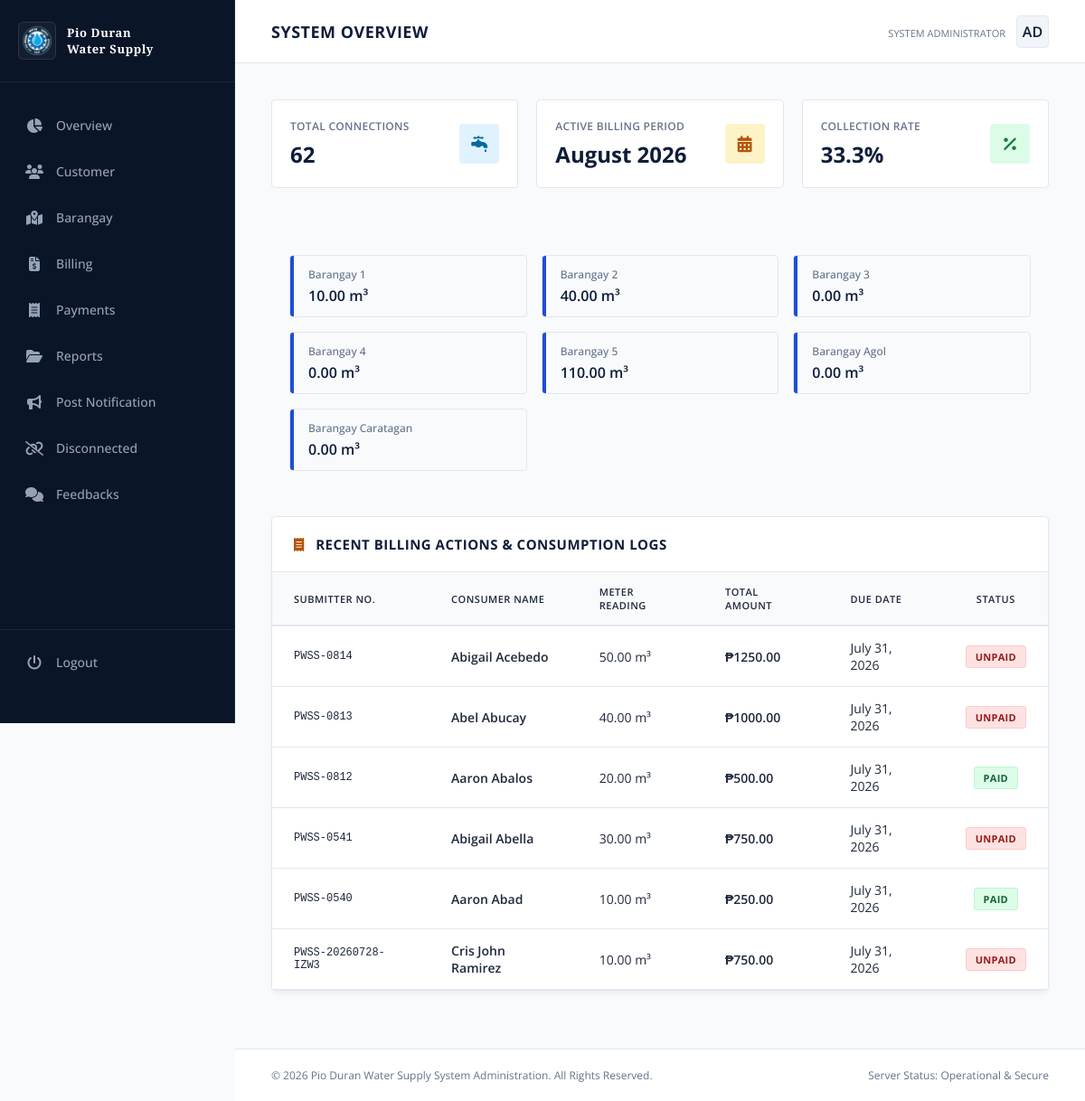
The app's page /pwss/dashboard/ (signed in), older data.
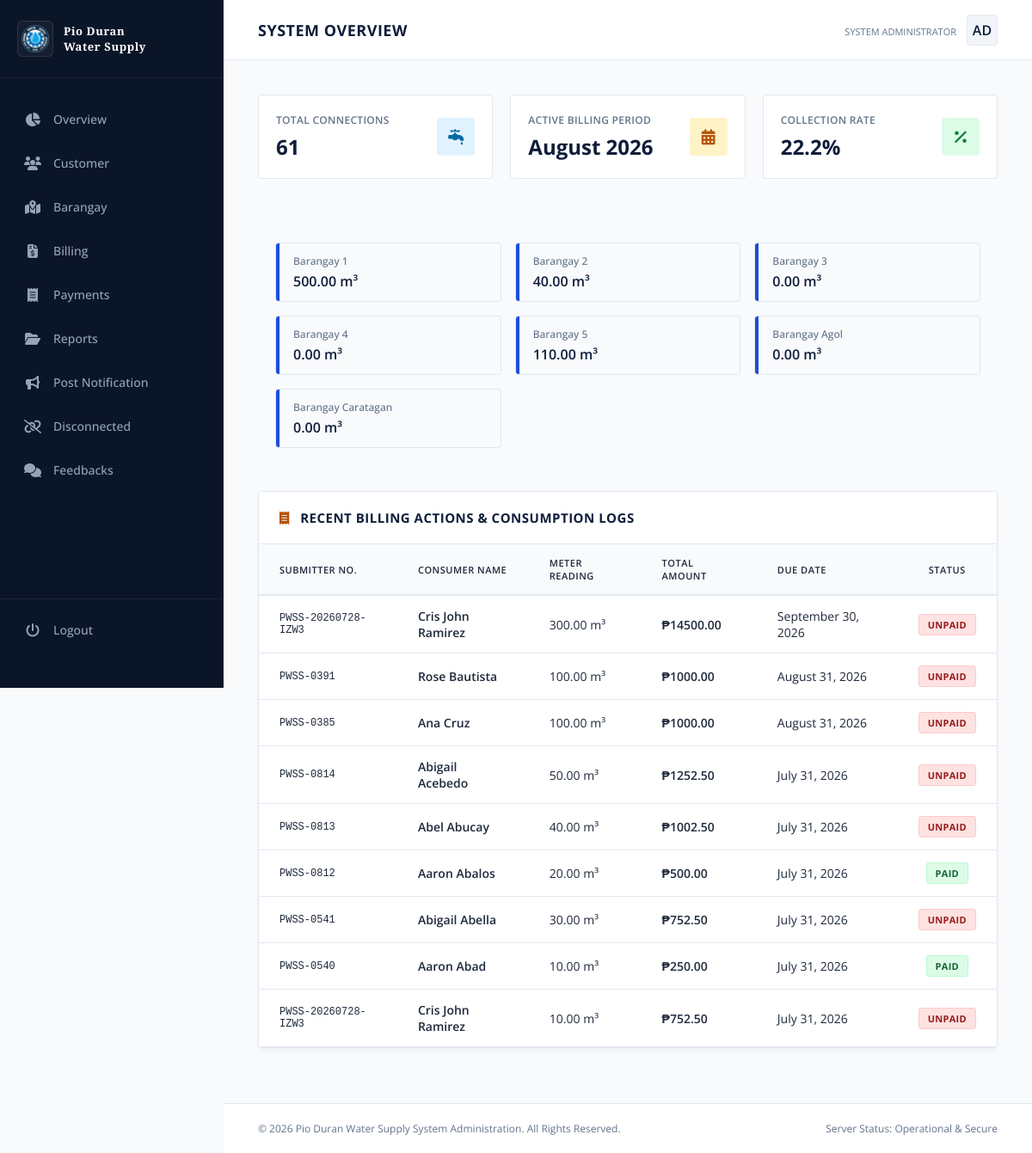
The same page, newer data.
### customer/models.py (models this page shows, shortened)
class Barangay(models.Model):
    barangay_name = models.CharField(max_length=100, unique=True)
    municipality = models.CharField(max_length=100)
    province = models.CharField(max_length=100)
    class Meta:
        ordering = ["barangay_name"]
        verbose_name_plural = "Barangays"

class Customer(models.Model):
    STATUS_CHOICES = (
        ("new", "New Applicant"),
        ("old", "Old Customer"),
    )
    user = models.OneToOneField(
        User,
        on_delete=models.CASCADE,
        related_name="customer_profile"
    )
    firstname = models.CharField(max_length=200)
    lastname = models.CharField(max_length=200)
    middlename = models.CharField(max_length=200)
    submitter_no = models.CharField(
        max_length=250,
        unique=True,
        blank=True,
        null=True
    )
    address = models.CharField(max_length=250)
    barangay = models.ForeignKey(
        Barangay,
        on_delete=models.PROTECT,
        related_name="customers"
    )
    status = models.CharField(
        max_length=20,
        choices=STATUS_CHOICES,
        default="new"
    )
    is_active = models.BooleanField(default=True)

### core/models.py (models this page shows, shortened)
class Billing(models.Model):
    STATUS_CHOICES = (
        ('unpaid', 'Unpaid'),
        ('paid', 'Paid'),
    )
    customer = models.ForeignKey(
        Customer,
        on_delete=models.CASCADE,
        related_name="billings"
    )
    billing_month = models.DateField()
    previous_reading = models.DecimalField(
        max_digits=10,
        decimal_places=2
    )
    current_reading = models.DecimalField(
        max_digits=10,
        decimal_places=2,
        null=True,
        blank=True
    )
    consumption = models.DecimalField(
        max_digits=10,
        decimal_places=2,
        editable=False
    )
    rate_per_cubic = models.DecimalField(
        max_digits=10,
        decimal_places=2,
        default=Decimal("25.00")
    )
    connection_fee = models.DecimalField(
        max_digits=10,
        decimal_places=2,
        default=Decimal("0.00"),
        blank=True,
        null=True
    )
    reconnection_fee = models.DecimalField(
        max_digits=10,
        decimal_places=2,
        default=Decimal("0.00"),
        blank=True,
        null=True
    )
    violation_fee = models.DecimalField(
        max_digits=10,
        decimal_places=2,
        default=Decimal("0.00"),
        blank=True,
        null=True
    )
    penalty_fee = models.DecimalField(
        max_digits=10,
        decimal_places=2,
        default=Decimal("0.00"),
        blank=True,
        null=True
    )
    total_amount = models.DecimalField(
        max_digits=10,
        decimal_places=2,
        editable=False
    )
    due_date = models.DateField()
    status = models.CharField(
        max_length=20,
        choices=STATUS_CHOICES,
        default="unpaid"
    )
    created_at = models.DateTimeField(auto_now_add=True)

### core/views.py (the view)
# urls.py: path('dashboard/', views.admin_dashboard, name='admin_dashboard'),
@login_required
def admin_dashboard(request):
    total_connections = Customer.objects.count()
    pending_applicants = Customer.objects.filter(
        status="new"
    ).count()
    current_month = date.today().strftime("%B %Y")
    total_bills = Billing.objects.count()
    paid_bills = Billing.objects.filter(
        status="paid"
    ).count()
    if total_bills > 0:
        collection_rate = round(
            (paid_bills / total_bills) * 100,
            1
        )
    else:
        collection_rate = 0
    recent_billings = (
        Billing.objects
        .select_related("customer", "customer__barangay")
        .order_by("-created_at")[:10]
    )
    barangay_consumption = (
        Barangay.objects
        .annotate(
            total_consumption=Sum(
                "customers__billings__consumption"
            )
        )
        .order_by("barangay_name")
    )
    context = {
        "total_connections": total_connections,
        "pending_applicants": pending_applicants,
        "current_month": current_month,
        "collection_rate": collection_rate,
        "recent_billings": recent_billings,
        "barangay_consumption": barangay_consumption,
    }
    return render(
        request,
        "admin/admin_dashboard.html",
        context
    )

### core/templates/admin/admin_dashboard.html (shortened to what the changed rows need)
{% extends "admin.html" %}
{% block content %}
        <header class="top-navbar">
            <div class="page-title">
                <h1 id="current-view-title">System Overview</h1>
            </div>
        </header>
        <div class="workspace">
            <div class="metrics-grid">
                <div class="metric-card">
                    <div class="metric-details">
                        <p class="metric-label">Total Connections</p>
                        <h3>{{ total_connections }}</h3>
                    </div>
                </div>
                <div class="metric-card">
                    <div class="metric-details">
                        <p class="metric-label">Collection Rate</p>
                        <h3>{{ collection_rate }}%</h3>
                    </div>
                </div>
            </div>
            <div class="barangay-grid">
                {% for barangay in barangay_consumption %}
                    <div class="barangay-card">
                        <div class="barangay-indicator"></div>
                        <div class="barangay-details">
                            <span class="barangay-name">
                                {{ barangay.barangay_name }}
                            </span>
                            <span class="barangay-value font-semibold">
                                {{ barangay.total_consumption|default_if_none:0|floatformat:2 }} m³
                            </span>
                        </div>
                    </div>
                {% empty %}
                    <div class="empty-grid-state">
                        <i class="fa-solid fa-folder-open"></i>
                        No consumption records found.
                    </div>
                {% endfor %}
            </div>
            <div class="data-section table-card-wrapper">
                <div class="table-container">
                    <table class="classic-table">
                        <thead>
                            <tr>
                                <th>Submitter No.</th>
                                <th>Consumer Name</th>
                                <th>Meter Reading</th>
                                <th>Total Amount</th>
                                <th>Due Date</th>
                                <th style="text-align: center;">Status</th>
                            </tr>
                        </thead>
                        <tbody>
                            {% for bill in recent_billings %}
                            <tr>
                                <td class="font-mono">
                                    {{ bill.customer.submitter_no }}
                                </td>
                                <td class="font-semibold">
                                    {{ bill.customer.firstname }} {{ bill.customer.lastname}}
                                </td>
                                <td>
                                    {{ bill.current_reading }} m³
                                </td>
                                <td class="font-semibold">
                                    ₱{{ bill.total_amount }}
                                </td>
                                <td>
                                    {{ bill.due_date|date:"F d, Y" }}
                                </td>
                                <td style="text-align: center;">
                                    {% if bill.status == "paid" %}
                                        <span class="badge status-paid">Paid</span>
                                    {% else %}
                                        <span class="badge status-unpaid">Unpaid</span>
                                    {% endif %}
                                </td>
                            </tr>
                            {% empty %}
                            <tr>
                                <td colspan="6" style="text-align:center;" class="empty-table-state">
                                    <i class="fa-solid fa-folder-open"></i> No structural billing records found.
                                </td>
                            </tr>
                            {% endfor %}
                        </tbody>
                    </table>
                </div>
            </div>
        </div>
{% endblock %}

Row changes from the older to the newer data that the page shows:
computed for Barangay "Barangay 1": total_consumption "10.00" → "500.00"
added Billing: customer.submitter_no "PWSS-20260728-IZW3", customer.firstname "Cris John", customer.lastname "Ramirez", current_reading "300.00", total_amount "14500.00", due_date "September 30, 2026", status "UNPAID"
added Billing: customer.submitter_no "PWSS-0391", customer.firstname "Rose", customer.lastname "Bautista", current_reading "100.00", total_amount "1000.00", due_date "August 31, 2026", status "UNPAID"
added Billing: customer.submitter_no "PWSS-0385", customer.firstname "Ana", customer.lastname "Cruz", current_reading "100.00", total_amount "1000.00", due_date "August 31, 2026", status "UNPAID"
changed Billing "Acebedo": total_amount "1250.00" → "1252.50"
changed Billing "Abel": total_amount "1000.00" → "1002.50"
changed Billing "Abella": total_amount "750.00" → "752.50"
changed Billing (number 9 of 9 on the later page): total_amount "750.00" → "752.50"
Text that changed along with them:
{{ total_connections }}: "62" → "61"
{{ collection_rate }}: "33.3" → "22.2"
